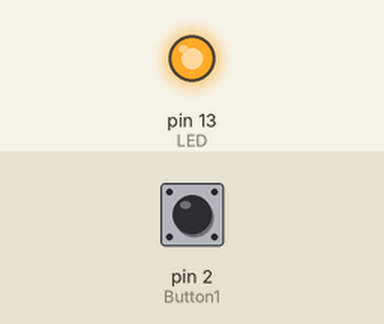
A sketch run on a simulated Arduino Uno, built with avr-gcc and run on an emulated ATmega328P. Parts: output pins drawn as LEDs (lit = HIGH). Dashed ring = blinking. Inputs (shaded band) come from the test bench; at power-on: pin 2 (Button1) HIGH. What the sketch prints to the serial monitor is not drawn.

Above: at 3.2 s.
3.3 s: pin 2 (Button1) pulled LOW for 1 s
At 6.2 s:
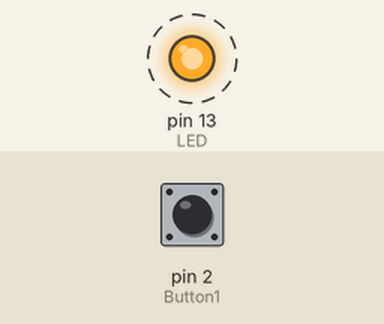
6.3 s: pin 2 (Button1) driven LOW
At 7.1 s:
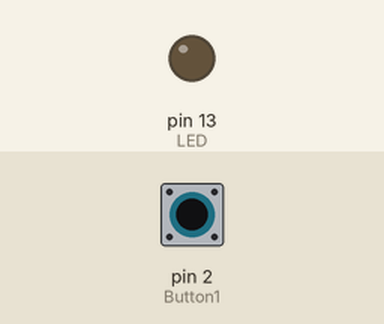
Timing chart, 0 to 14.8 s (numbered marks = the images above; inputs shaded):
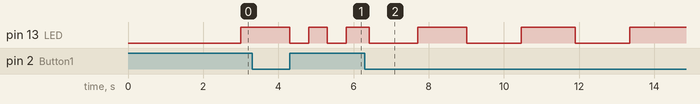

Measured:
- after the input at 6.3 s, pin 13 (LED): alternates HIGH for 1.4 s and LOW for 1.4 s, starting after 0.11 s
- by itself, pin 13 (LED): alternates HIGH for 0.50 s and LOW for 0.50 s

The sketch:

menu_4_serial.ino
```cpp
/*
	menu_4_serial.ino implements a hardware interrupt on pin D2

	Use Uno communicating with computer serial monitor

	Connect pushbutton between D2 and ground

*/

#define Button1 2 // Uno pin D2
#define LED 13 // use built-in LED on pin 13

int flashrate = 1; // initial flash rate, 1 Hz
int flashdelay = 1000/flashrate; // convert flash rate into a ms delay value
long oldtime;
boolean buttonFlag = false;
boolean buttonState1;
boolean buttonState2;

void setup(){
	pinMode(LED, OUTPUT); // turn LED pin to output
	pinMode(Button1, INPUT_PULLUP); // make button input, use internal pullup resistor
	Serial.begin(9600);
	delay(2000);
	Serial.println("Choose a flash rate at any time");
	Serial.print(flashrate);
	Serial.println("Hz");

	// Create an interrupt to watch for. Use Arduino Uno's Interrupt 0
	// which is on pin D2, call the buttonCheck function when triggered,
	// and trigger the interrupt when D2 is pulled LOW.
	// http://arduino.cc/en/Reference/AttachInterrupt
	attachInterrupt(0, buttonInt, LOW);

	oldtime = millis(); // initial starting time mark
}

void loop(){
	// Each time through the loop, check the new time and see if
	// enough milliseconds have elapsed to toggle the LED
	if (millis() >= oldtime + flashdelay) {
		oldtime = millis(); // update oldtime to the new millis() value
		digitalWrite(LED, !(digitalRead(LED)) ); // toggle led
	}

	// If the button was pressed to trigger the interrupt service routine
	// and set buttonFlag == true, then this section will execute the next
	// time through the main loop.
	if (buttonFlag){
		flashdelay = flashadjust();
		buttonFlag = false; // reset buttonFlag
	}
}

// *******************************************
// The interrupt service routine. This is called when
// interrupt 0 is triggered.
// This will interrupt any long-running process briefly
// to execute its code, then return to where ever the
// loop was previously at.
void buttonInt(){
	detachInterrupt(0); // temporarily shut off the interrupt
	buttonState1 = digitalRead(Button1);
	delay(10); // crude debounce
	buttonState2 = digitalRead(Button1);
	if (buttonState1 == buttonState2){
		buttonFlag = true;
	}
	attachInterrupt(0, buttonInt, LOW); // restart the interrupt
}

//************************************************
// function flashadjust that adjusts the flashrate
// This only runs if the buttonFlag is true, so it only takes time
// away from the main loop if the button is actually pressed.
int flashadjust() {
	if (flashrate < 64)
	{
		flashrate = flashrate * 2; // double flashrate
	}
	else if (flashrate >= 64)
	{
		// Reset the flashrate back to 1
		flashrate = 1;
		// Flash rates above 64 become hard to see, so there's
		// no point in flashing faster
	}
	Serial.print(flashrate);
	Serial.println("Hz");
	flashdelay = 1000 / flashrate; // calculate new flashdelay (ms)
	return(flashdelay);
}
```
